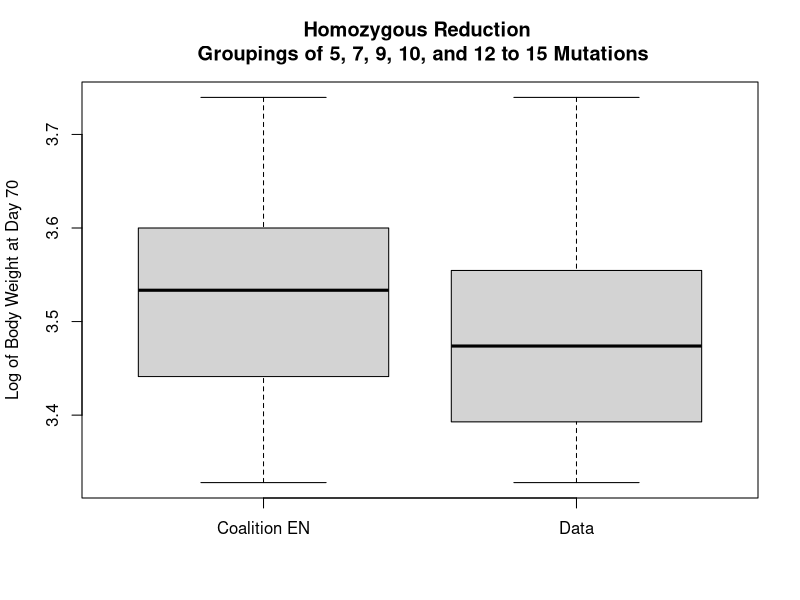
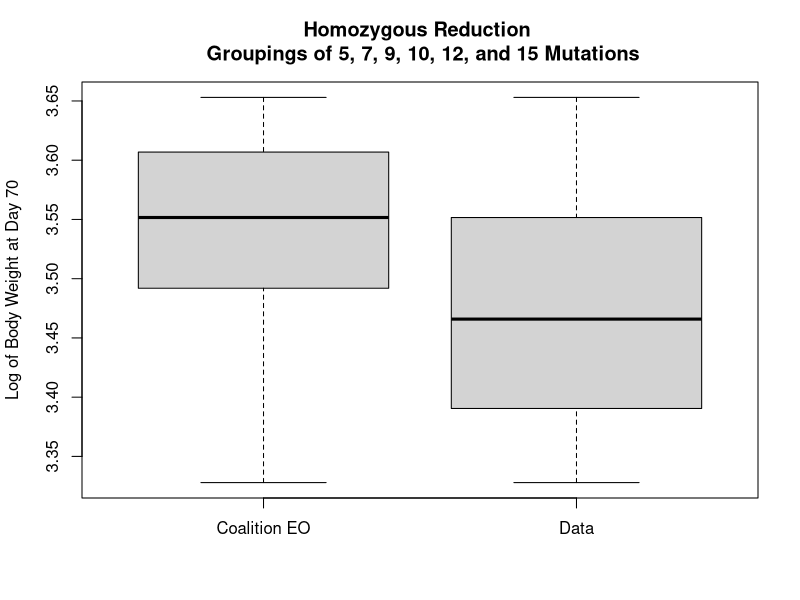
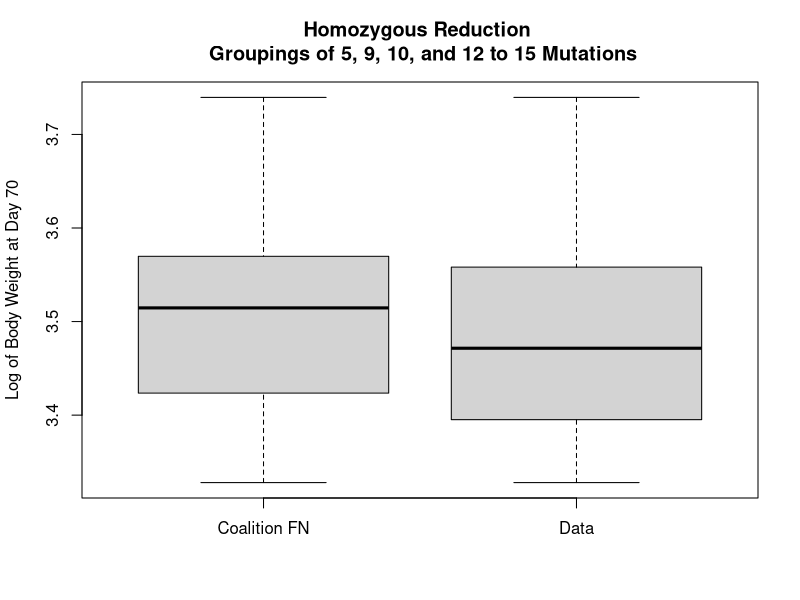
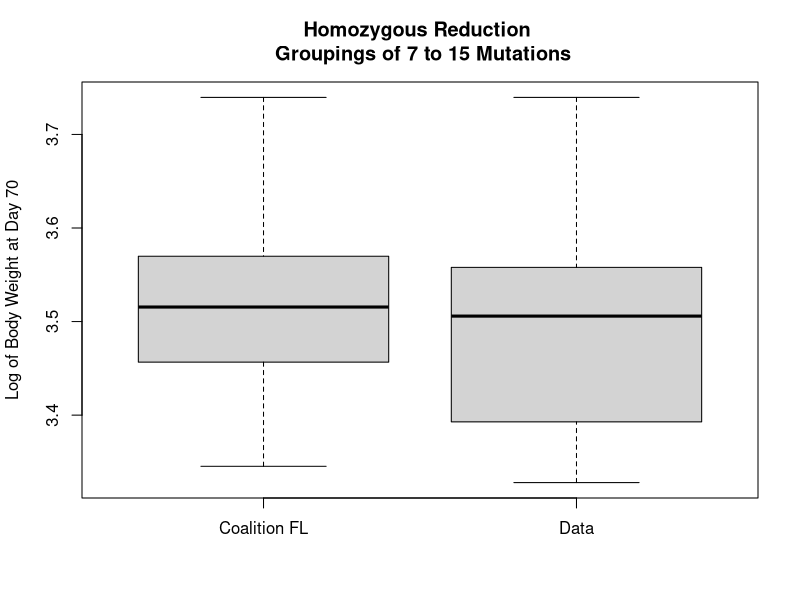
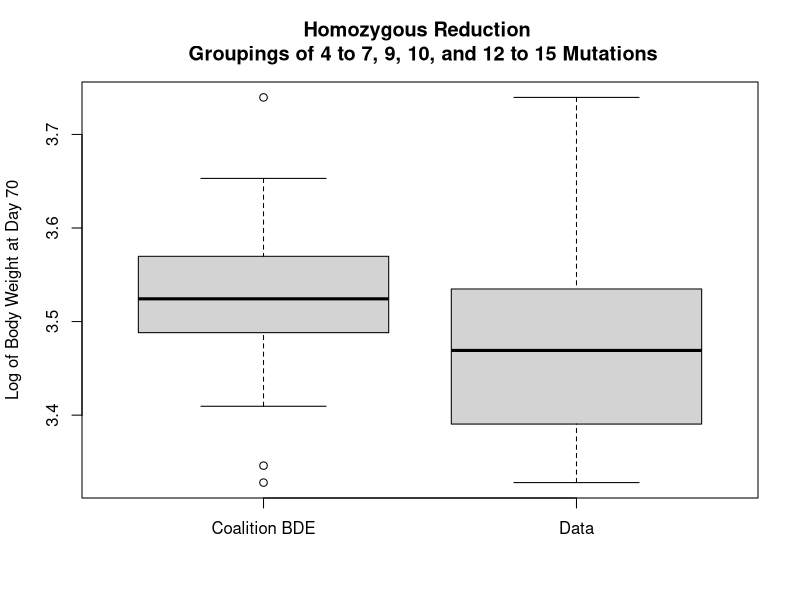
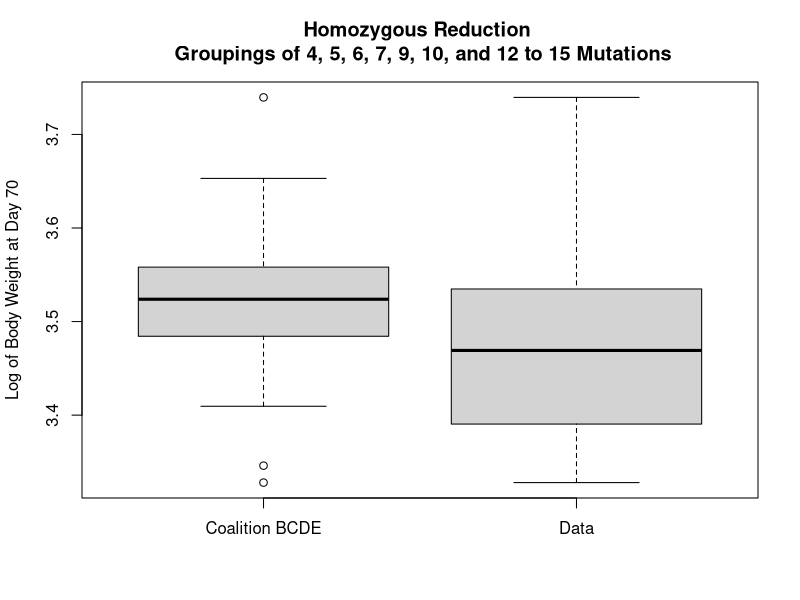
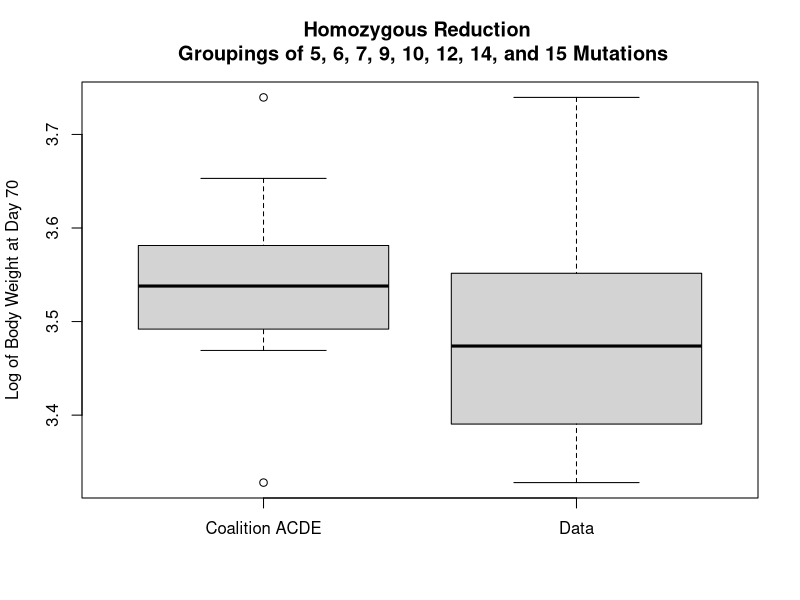
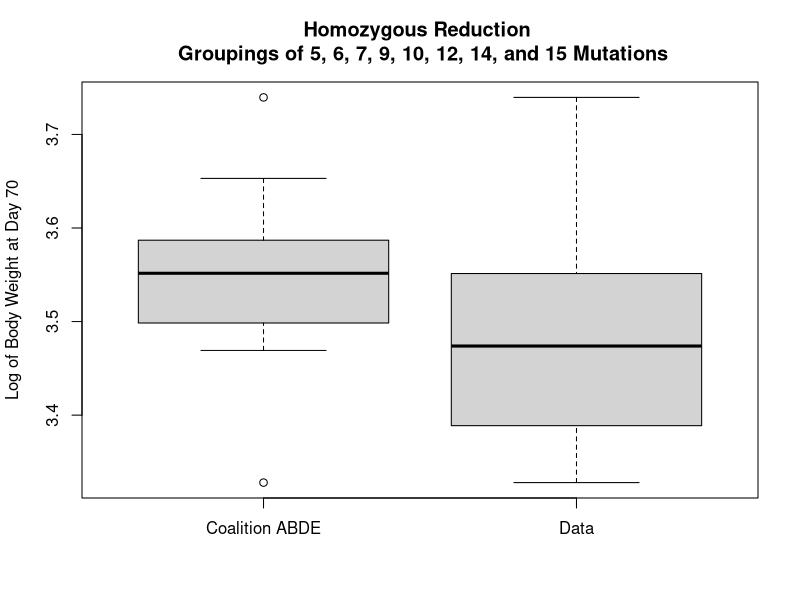

Recreate these plots in R, in order.
## ---- chunk 1
knitr::opts_chunk$set(echo = TRUE)
## ---- chunk 2
fifteen = c(3.50495662, 3.58129424)
fourteen = c(3.73957257, 3.52429958, 3.55820113)
thirteen = c(3.54269694, 3.34603697)
twelve = c(3.39047342, 3.59264385)
eleven = c(3.38167471)
ten = c(3.49195175, 3.59922823) 
nine = c(3.32790959, 3.53485377, 3.60685562, 3.45663209, 3.34533225,
       3.56981435, 3.48431229, 3.39517931)
eight = c(3.50675788, 3.47599559, 3.51749784)
seven = c(3.3432151 , 3.34603697, 3.53076259, 3.48154773, 3.46260601,
       3.55763117, 3.35410577, 3.55162686, 3.65299318)
six = c(3.37348354, 3.38133475, 3.51333488, 3.55105314)
five = c(3.36487912, 3.41048743, 3.61872519, 3.45663209, 3.38235429,
       3.44967004, 3.40949618, 3.41870981, 3.46916751, 3.35480434,
       3.47382807)
four = c(3.51124689, 3.52341501, 3.36522472, 3.49862653, 3.50164585,
       3.42523938, 3.34533225, 3.41180756, 3.4147715 , 3.44998755)
three = c(3.45789272, 3.42426266, 3.3596807 , 3.44935242, 3.52282487,
       3.49286457, 3.33113251, 3.42978484, 3.3282682 , 3.41870981,
       3.36832978, 3.4836986)
two = c(3.41345528, 3.27789917, 3.37314078, 3.33291854, 3.44489524,
       3.55848599, 3.43334183, 3.39383703, 3.4339872 , 3.49286457,
       3.30652034, 3.60277675, 3.54558628, 3.44776285, 3.46166513)
one = c(3.41015712, 3.408173  , 3.3765631 , 3.43592082, 3.52577212,
       3.49042852, 3.41674259, 3.21526933, 3.58185088, 3.3796332 ,
       3.40452517, 3.36901848, 3.46448512)
cero = c(3.46040924, 3.41312595, 3.51957283, 3.48645723, 3.44839898,
       3.40585319, 3.37348354, 3.39785848, 3.48859757, 3.58823005,
       3.55905547, 3.49408038, 3.3432151 , 3.37929255, 3.33612538,
       3.43849317, 3.5499047 , 3.50224863, 3.33363206, 3.40949618,
       3.3833728 , 3.42491391, 3.50194728, 3.39952933, 3.59786006,
       3.41510029, 3.43881425, 3.45789272, 3.43495448, 3.42197992,
       3.43752931, 3.43624272, 3.54414266, 3.42230634, 3.5287107 ,
       3.32431634, 3.44998755, 3.5621818 , 3.52488885, 3.38608374,
       3.45378983, 3.40219688, 3.44998755, 3.2627013)

EN = c(3.618725194, 3.652993176, 3.327909586, 3.491951745, 3.390473418, 3.542696944, 3.34603697, 3.739572568, 3.524299579, 3.55820113, 3.5049566160000003, 3.5812942430000003)
dataEN = c(five,seven,nine,ten,twelve,thirteen,fourteen,fifteen)

EO = c(3.618725194, 3.5516268610000004, 3.652993176, 3.327909586, 3.606855619, 3.491951745, 3.390473418, 3.5049566160000003, 3.5812942430000003)
dataEO = c(five,seven,nine,ten,twelve,fifteen)

FN = c(3.618725194, 3.327909586, 3.456632089, 3.491951745, 3.390473418, 3.542696944, 3.34603697, 3.739572568, 3.524299579, 3.55820113, 3.5049566160000003, 3.5812942430000003)
dataFN = c(five,nine,ten,twelve,thirteen,fourteen,fifteen)

FL = c(3.5307625860000003, 3.506757877, 3.475995592, 3.606855619, 3.456632089, 3.345332249, 3.569814347, 3.491951745, 3.381674715, 3.390473418, 3.592643846, 3.542696944, 3.34603697, 3.739572568, 3.524299579, 3.55820113, 3.5049566160000003, 3.5812942430000003)
dataFL = c(seven,eight,nine,ten,eleven,twelve,thirteen,fourteen,fifteen)
## ---- chunk 3
t.test(EN, dataEN, alternative=c("two.sided"))
## ---- chunk 4
boxplot(EN, dataEN, alternative=c("two.sided"), 
        ylab = "Log of Body Weight at Day 70", names = c("Coalition EN", "Data"),
        main = "Homozygous Reduction \n Groupings of 5, 7, 9, 10, and 12 to 15 Mutations")
## ---- chunk 5
t.test(EO, dataEO, alternative=c("two.sided"))
## ---- chunk 6
boxplot(EO, dataEO, alternative=c("two.sided"), 
        ylab = "Log of Body Weight at Day 70", names = c("Coalition EO", "Data"),
        main = "Homozygous Reduction \n Groupings of 5, 7, 9, 10, 12, and 15 Mutations")
## ---- chunk 7
t.test(FN, dataFN, alternative=c("two.sided"))
## ---- chunk 8
boxplot(FN, dataFN, alternative=c("two.sided"), 
        ylab = "Log of Body Weight at Day 70", names = c("Coalition FN", "Data"),
        main = "Homozygous Reduction \n Groupings of 5, 9, 10, and 12 to 15 Mutations")
## ---- chunk 9
t.test(FL, dataFL, alternative=c("two.sided"))
## ---- chunk 10
boxplot(FL, dataFL, alternative=c("two.sided"), 
        ylab = "Log of Body Weight at Day 70", names = c("Coalition FL", "Data"),
        main = "Homozygous Reduction \n Groupings of 7 to 15 Mutations")
## ---- chunk 11
BDE = c(3.523415014, 3.4094961839999995, 3.469167508, 3.513334882, 3.557631168, 3.5516268610000004, 3.652993176, 3.327909586, 3.484312288, 3.491951745, 3.599228232, 3.592643846, 3.542696944, 3.34603697, 3.739572568, 3.524299579, 3.55820113, 3.5049566160000003, 3.5812942430000003)
dataBDE = c(four,five,six,seven,nine,ten,twelve,thirteen,fourteen,fifteen)
## ---- chunk 12
t.test(BDE, dataBDE, alternative=c("two.sided"))
## ---- chunk 13
boxplot(BDE, dataBDE, alternative=c("two.sided"), 
        ylab = "Log of Body Weight at Day 70", names = c("Coalition BDE", "Data"),
        main = "Homozygous Reduction \n Groupings of 4 to 7, 9, 10, and 12 to 15 Mutations")
## ---- chunk 14
BCDE = c(3.523415014, 3.4094961839999995, 3.469167508, 3.513334882, 3.557631168, 3.5516268610000004, 3.652993176, 3.327909586, 3.484312288, 3.491951745, 3.592643846, 3.542696944, 3.34603697, 3.739572568, 3.524299579, 3.55820113, 3.5049566160000003, 3.5812942430000003)
dataBCDE = c(four,five,six,seven,nine,ten,twelve,thirteen,fourteen,fifteen)

ACDE = c(3.469167508, 3.513334882, 3.557631168, 3.5516268610000004, 3.652993176, 3.327909586, 3.484312288, 3.491951745, 3.592643846, 3.739572568, 3.524299579, 3.55820113, 3.5049566160000003, 3.5812942430000003)
dataACDE = c(five,six,seven,nine,ten,twelve,fourteen,fifteen)

ABDE = c(3.469167508, 3.513334882, 3.557631168, 3.5516268610000004, 3.652993176, 3.327909586, 3.484312288, 3.491951745, 3.599228232, 3.592643846, 3.739572568, 3.524299579, 3.55820113, 3.5049566160000003, 3.5812942430000003)
dataABDE = c(five,six,seven,nine,ten,fourteen,fifteen)
## ---- chunk 15
t.test(BCDE, dataBCDE, alternative=c("two.sided"))
## ---- chunk 16
boxplot(BCDE, dataBCDE, alternative=c("two.sided"), 
        ylab = "Log of Body Weight at Day 70", names = c("Coalition BCDE", "Data"),
        main = "Homozygous Reduction \n Groupings of 4, 5, 6, 7, 9, 10, and 12 to 15 Mutations")
## ---- chunk 17
t.test(ACDE, dataACDE, alternative=c("two.sided"))
## ---- chunk 18
boxplot(ACDE, dataACDE, alternative=c("two.sided"), 
        ylab = "Log of Body Weight at Day 70", names = c("Coalition ACDE", "Data"),
        main = "Homozygous Reduction \n Groupings of 5, 6, 7, 9, 10, 12, 14, and 15 Mutations")
## ---- chunk 19
t.test(ABDE, dataABDE, alternative=c("two.sided"))
## ---- chunk 20
boxplot(ABDE, dataABDE, alternative=c("two.sided"), 
        ylab = "Log of Body Weight at Day 70", names = c("Coalition ABDE", "Data"),
        main = "Homozygous Reduction \n Groupings of 5, 6, 7, 9, 10, 12, 14, and 15 Mutations")
## ---- chunk 21
ABCDE = c(3.469167508, 3.513334882, 3.557631168, 3.5516268610000004, 3.652993176, 3.327909586, 3.484312288, 3.491951745, 3.592643846, 3.739572568, 3.524299579, 3.55820113, 3.5049566160000003, 3.5812942430000003)
dataABCDE = c(five,six,seven,nine,ten,twelve,fourteen,fifteen)

ABCDM = c(3.418709807, 3.343215099, 3.327909586, 3.491951745, 3.739572568, 3.524299579, 3.55820113, 3.5049566160000003, 3.5812942430000003)
dataABCDM = c(five,seven,nine,ten,fourteen,fifteen)

ABCDF = c(3.513334882, 3.557631168, 3.5516268610000004, 3.327909586, 3.491951745, 3.381674715, 3.592643846, 3.739572568, 3.524299579, 3.55820113, 3.5049566160000003, 3.5812942430000003)
dataABCDF = c(six,seven,nine,ten,eleven,twelve,fourteen,fifteen)

ABCEF = c(3.513334882, 3.557631168, 3.5516268610000004, 3.327909586, 3.491951745, 3.592643846, 3.739572568, 3.524299579, 3.55820113, 3.5049566160000003, 3.5812942430000003)
dataABCEF = c(six,seven,nine,ten,twelve,fourteen,fifteen)

ABDEF = c(3.513334882, 3.557631168, 3.5516268610000004, 3.327909586, 3.491951745, 3.599228232, 3.592643846, 3.739572568, 3.524299579, 3.55820113, 3.5049566160000003, 3.5812942430000003)
dataABDEF = c(six,seven,nine,ten,12,fourteen,fifteen)

ACDEF = c(3.513334882, 3.557631168, 3.5516268610000004, 3.327909586, 3.491951745, 3.592643846, 3.739572568, 3.524299579, 3.55820113, 3.5049566160000003, 3.5812942430000003)
dataACDEF = c(six,seven,nine,ten,twelve,fourteen,fifteen)

BCDEF = c(3.513334882, 3.557631168, 3.5516268610000004, 3.327909586, 3.491951745, 3.592643846, 3.542696944, 3.34603697, 3.739572568, 3.524299579, 3.55820113, 3.5049566160000003, 3.5812942430000003)
dataBCDEF = c(six,seven,nine,ten,twelve,thirteen,fourteen,fifteen)
## ---- chunk 22
t.test(ABCDE, dataABCDE, alternative=c("two.sided"))
## ---- chunk 23
boxplot(ABCDE, dataABCDE, alternative=c("two.sided"), 
        ylab = "Log of Body Weight at Day 70", names = c("Coalition ABCDE", "Data"),
        main = "Homozygous Reduction \n Groupings of 5, 6, 7, 9, 10, 12, 14, and 15 Mutations")
## ---- chunk 24
t.test(ABCDM, dataABCDM, alternative=c("two.sided"))
## ---- chunk 25
boxplot(ABCDM, dataABCDM, alternative=c("two.sided"), 
        ylab = "Log of Body Weight at Day 70", names = c("Coalition ABCDM", "Data"),
        main = "Homozygous Reduction \n Groupings of 5, 7, 9, 10, 14, and 15 Mutations")
## ---- chunk 26
t.test(ABCDF, dataABCDF, alternative=c("two.sided"))
## ---- chunk 27
boxplot(ABCDF, dataABCDF, alternative=c("two.sided"), 
        ylab = "Log of Body Weight at Day 70", names = c("Coalition ABCDF", "Data"),
        main = "Homozygous Reduction \n Groupings of 6, 7, 9, 10, 11, 12, 14, and 15 Mutations")
## ---- chunk 28
t.test(ABCEF, dataABCEF, alternative=c("two.sided"))
## ---- chunk 29
boxplot(ABCEF, dataABCEF, alternative=c("two.sided"), 
        ylab = "Log of Body Weight at Day 70", names = c("Coalition ABCEF", "Data"),
        main = "Homozygous Reduction \n Groupings of 6, 7, 9, 10, 12, 14, and 15 Mutations")
## ---- chunk 30
t.test(ABDEF, dataABDEF, alternative=c("two.sided"))
## ---- chunk 31
boxplot(ABDEF, dataABDEF, alternative=c("two.sided"), 
        ylab = "Log of Body Weight at Day 70", names = c("Coalition ABDEF", "Data"),
        main = "Homozygous Reduction \n Groupings of 6, 7, 9, 10, 12, 14, and 15 Mutations")
## ---- chunk 32
t.test(ACDEF, dataACDEF, alternative=c("two.sided"))
## ---- chunk 33
boxplot(ACDEF, dataACDEF, alternative=c("two.sided"), 
        ylab = "Log of Body Weight at Day 70", names = c("Coalition ACDEF", "Data"),
        main = "Homozygous Reduction \n Groupings of 6, 7, 9, 10, 12, 14, and 15 Mutations")
## ---- chunk 34
t.test(BCDEF, dataBCDEF, alternative=c("two.sided"))
## ---- chunk 35
boxplot(BCDEF, dataBCDEF, alternative=c("two.sided"), 
        ylab = "Log of Body Weight at Day 70", names = c("Coalition BCDEF", "Data"),
        main = "Homozygous Reduction \n Groupings of 6, 7, 9, 10, and 12 to 15 Mutations")
## ---- chunk 36
ABCDEF = c(3.513334882, 3.557631168, 3.5516268610000004, 3.327909586, 3.491951745, 3.592643846, 3.739572568, 3.524299579, 3.55820113, 3.5049566160000003, 3.5812942430000003)

dataABCDEF = c(six,seven,nine,ten,twelve,fourteen,fifteen)
## ---- chunk 37
t.test(ABCDEF, dataABCDEF, alternative=c("two.sided"))
## ---- chunk 38
boxplot(ABCDEF, dataABCDEF, alternative=c("two.sided"), 
        ylab = "Log of Body Weight at Day 70", names = c("Coalition ABCDEF", "Data"),
        main = "Homozygous Reduction \n Groupings of 6, 7, 9, 10, 12, 14, 15 Mutations")
